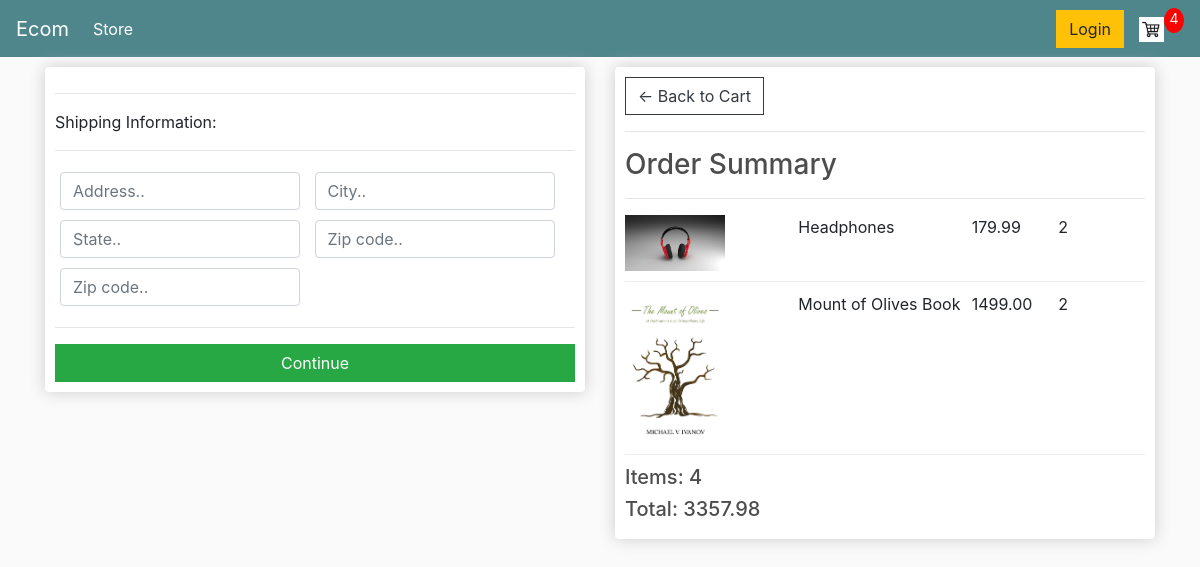
Screenshot of /checkout/ (signed in) with the database file from the repository.
### store/models.py (models this page shows, shortened)
class OrderItem(models.Model):
    product = models.ForeignKey(Product, on_delete=models.SET_NULL, blank=True, null=True)
    order = models.ForeignKey(Order, on_delete=models.SET_NULL, null=True)
    quantity = models.IntegerField(default=0, null=True, blank=True)
    date_added = models.DateTimeField(auto_now_add=True)
    @property
    def get_total(self):
        total = self.product.price * self.quantity
        return total

class Product(models.Model):
    name = models.CharField(max_length=200, null=True)
    price = models.DecimalField(max_digits=7, decimal_places=2)
    digital = models.BooleanField(default=False, null=True, blank=False)
    image = models.ImageField(null=True, blank=True)
    @property
    def imageURL(self):
        try:
            url = self.image.url
        except:
            url = ''
        return url

class Order(models.Model):
    customer = models.ForeignKey(Customer, on_delete=models.SET_NULL, blank=True, null=True)
    date_ordered = models.DateTimeField(auto_now_add=True)
    complete = models.BooleanField(default=False, null=True, blank=False)
    transaction_id = models.CharField(max_length=200, null=True)
    @property
    def shipping(self):
        shipping = False
        orderitems = self.orderitem_set.all()
        for i in orderitems:
            if i.product.digital == False:
                shipping = True
        return shipping
    @property
    def get_cart_total(self):
        orderitems = self.orderitem_set.all()
        total = sum([item.get_total for item in orderitems])
        return total
    @property
    def get_cart_items(self):
        orderitems = self.orderitem_set.all()
        total = sum([item.quantity for item in orderitems])
        return total

### store/views.py (the view)
# urls.py: path('checkout/', views.checkout, name="checkout"),
def checkout(request):
    data = cartData(request)
    cartItems = data['cartItems']
    order = data['order']
    items = data['items']
    context = {'items': items, 'order': order, 'cartItems': cartItems, 'shipping':False}
    return render(request, 'store/checkout.html', context)

### store/utils.py (called while the page is built)
def cartData(request):
    if request.user.is_authenticated:
        customer = request.user.customer
        order, created = Order.objects.get_or_create(customer=customer, complete=False)
        items = order.orderitem_set.all()
        cartItems = order.get_cart_items
    else:
        cookieData = cookieCart(request)
        cartItems = cookieData['cartItems']
        order = cookieData['order']
        items = cookieData['items']
    return {'cartItems': cartItems, 'order': order, 'items': items}

### store/templates/store/checkout.html (shortened to what this page needs)
{% extends 'store/main.html' %}
{% load static %}
{% block content %}
    <div class="row">
        <div class="col-lg-6">
            <div class="box-element" id="form-wrapper">
                <form id="form">
                    <div id="shipping-info">
                        <hr>
						<p>Shipping Information:</p>
						<hr>
						<div class="form-field">
							<input class="form-control" type="text" name="address" placeholder="Address..">
						</div>
						<div class="form-field">
							<input class="form-control" type="text" name="city" placeholder="City..">
						</div>
						<div class="form-field">
							<input class="form-control" type="text" name="state" placeholder="State..">
						</div>
						<div class="form-field">
							<input class="form-control" type="text" name="zipcode" placeholder="Zip code..">
						</div>
						<div class="form-field">
							<input class="form-control" type="text" name="country" placeholder="Zip code..">
						</div>
                    </div>
                    <hr>
					<input id="form-button" class="btn btn-success btn-block" type="submit" value="Continue">
                </form>
            </div>
        <br>
        </div>
        <div class="col-lg-6">
            <div class="box-element">
                <a  class="btn btn-outline-dark" href="{% url 'cart' %}">&#x2190; Back to Cart</a>
				<hr>
                <h3>Order Summary</h3>
				<hr>
				{% for item in items %}
				<div class="cart-row">
					<div style="flex:2"><img class="row-image" src="{{ item.product.imageURL }}"></div>
					<div style="flex:2"><p>{{ item.product.name }}</p></div>
					<div style="flex:1"><p>{{ item.product.price|floatformat:2 }}</p></div>
					<div style="flex:1"><p>{{ item.quantity }}</p></div>
				</div>
				{% endfor %}
				<h5>Items:   {{ order.get_cart_items }}</h5>
				<h5>Total:   {{ order.get_cart_total|floatformat:2 }}</h5>
            </div>
        </div>
    </div>
{% endblock content %}

### static/css/main.css (style rules this page uses)
body { background-color: hsl(0, 0%, 98%); }
h1,h2,h3,h4,h5,h6 { color:hsl(0, 0%, 30%); }
.box-element { box-shadow:hsl(0, 0%, 80%) 0 0 16px; background-color: #fff; border-radius: 4px; padding: 10px; }
.col-lg-4, .col-lg-6, .col-lg-8, .col-lg-12 { margin-top: 10px; }
.btn { border-radius: 0; }
.row-image { width: 100px; }
.form-field { width:250px; display: inline-block; padding: 5px; }
.cart-row { display: flex; align-items: flex-stretch; padding-bottom: 10px; margin-bottom: 10px; border-bottom: 1px solid #ececec; }

### rows the page displays
OrderItem: product.imageURL (picture), product.name "Headphones", product.price "179.99", quantity "2"
OrderItem: product.imageURL (picture), product.name "Mount of Olives Book", product.price "1499.00", quantity "2"
Order: get_cart_items "4", get_cart_total "3357.98"

### other values shown
{{ cartItems }} "4"
